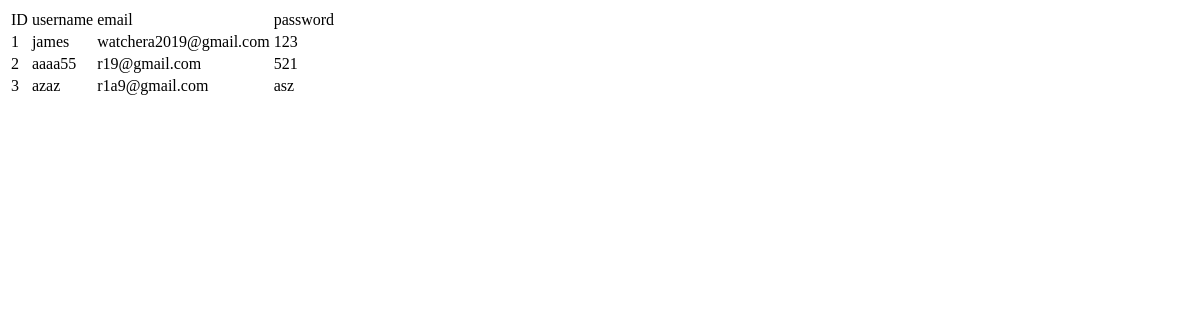
Before: /view with the older database file.
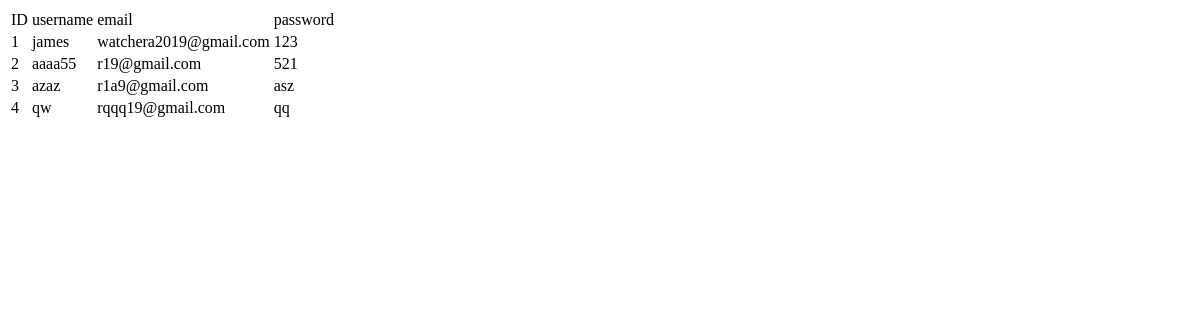
After: the same page with the newer database file.
### tables this page shows
CREATE TABLE Admin (id INTEGER PRIMARY KEY AUTOINCREMENT, username TEXT NOT NULL, email TEXT UNIQUE NOT NULL, password TEXT UNIQUE NOT NULL);

### main.py (the view)
@app.route("/view")
def view():
    con = sqlite3.connect("admin.db")
    con.row_factory = sqlite3.Row
    cur = con.cursor()
    cur.execute("select * from Admin")
    rows = cur.fetchall()
    return render_template("view.html",rows=rows)

### templates/view.html (shortened to what this page needs)
<!DOCTYPE html>
<html lang="en">
<head>
</head>
<body>
    <table>
        <thead>
          <td>ID</td>
          <td>username</td>
          <td>email</td>
          <td>password</td>
        </thead>
        {% for row in rows %}
        <tr>
         <td>{{row["id"]}}</td>
          <td>{{row["username"]}}</td>
          <td>{{row["email"]}}</td>
          <td>{{row["password"]}}</td>
        </tr>
        {% endfor %}
</body>
</html>

Changed rows visible on the page:
added Admin: id "4", username "qw", email "rqqq19@gmail.com", password "qq"
